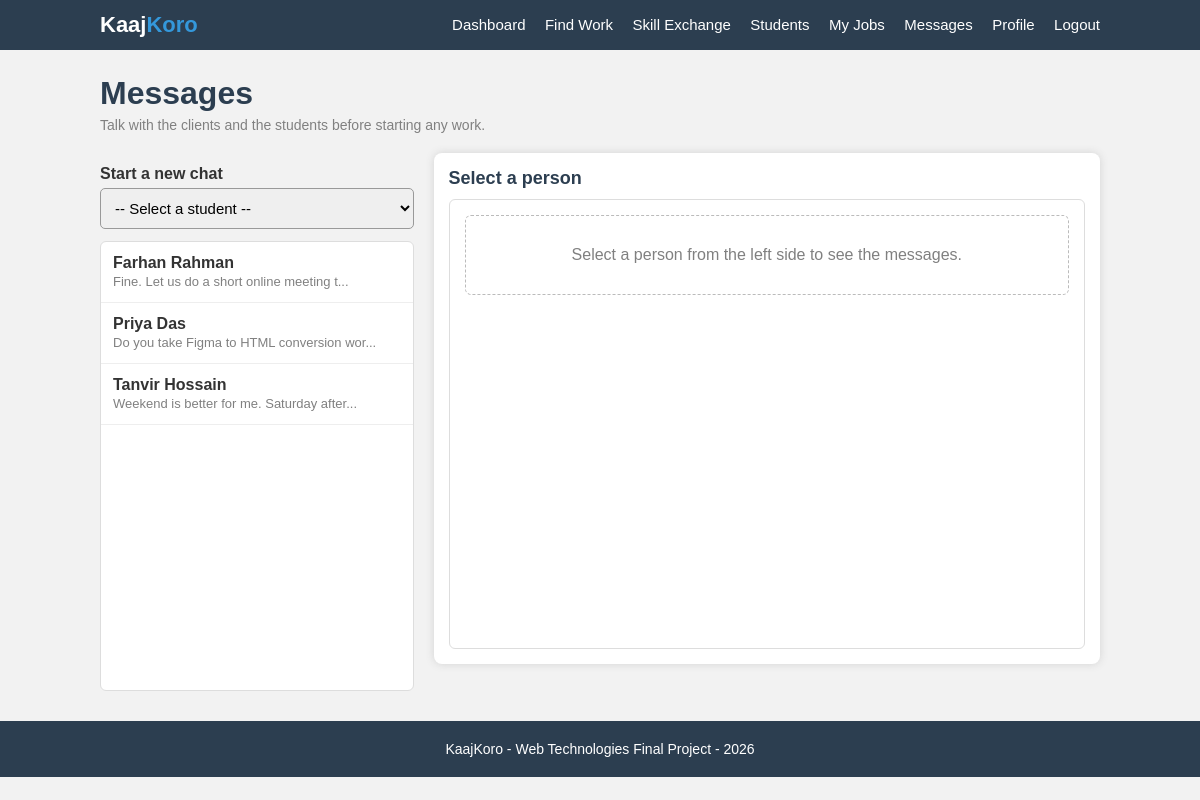
Screenshot of /messages.php (signed in) with the database file from the repository.
### tables this page shows
CREATE TABLE users (
    user_id     INT AUTO_INCREMENT PRIMARY KEY,
    name        VARCHAR(100) NOT NULL,
    email       VARCHAR(100) NOT NULL UNIQUE,
    password    VARCHAR(255) NOT NULL,
    phone       VARCHAR(20)  NOT NULL,
    university  VARCHAR(100) NOT NULL,
    city        VARCHAR(50)  NOT NULL,
    bio         TEXT,
    education   VARCHAR(200),
    experience  TEXT,
    portfolio   VARCHAR(150),
    status      VARCHAR(20)  DEFAULT 'active',
    joined      DATE
);

CREATE TABLE messages (
    message_id  INT AUTO_INCREMENT PRIMARY KEY,
    from_id     INT NOT NULL,
    to_id       INT NOT NULL,
    text        TEXT NOT NULL,
    sent_at     DATETIME,
    FOREIGN KEY (from_id) REFERENCES users(user_id) ON DELETE CASCADE,
    FOREIGN KEY (to_id)   REFERENCES users(user_id) ON DELETE CASCADE
);

### functions.php (called while the page is built, shortened)
<?php
function getUser($conn, $user_id) {
    $stmt = $conn->prepare("SELECT * FROM users WHERE user_id = ?");
    $stmt->bind_param("i", $user_id);
    $stmt->execute();
    $result = $stmt->get_result();
    $user = $result->fetch_assoc();
    return $user;
}
?>

### check_login.php (called while the page is built, shortened)
<?php
$me = getUser($conn, $_SESSION["user_id"]);
?>

### messages.php (the view, shortened to what this page needs)
<?php
require_once "config.php";
require_once "functions.php";
require_once "check_login.php";
$my_id = $me["user_id"];
$chat_with = isset($_GET["to"]) ? intval($_GET["to"]) : 0;
$stmt = $conn->prepare("SELECT DISTINCT u.user_id, u.name, u.university
                        FROM users u
                        JOIN messages m ON (u.user_id = m.from_id OR u.user_id = m.to_id)
                        WHERE (m.from_id = ? OR m.to_id = ?) AND u.user_id != ?
                        ORDER BY u.name");
$stmt->bind_param("iii", $my_id, $my_id, $my_id);
$stmt->execute();
$people = $stmt->get_result();
$people_list = array();
while ($row = $people->fetch_assoc()) {
    $people_list[] = $row;
}
include "header.php";
?>
    <div class="page">
        <h1>Messages</h1>
        <p class="page-info">Talk with the clients and the students before starting any work.</p>
        <div class="row">
            <div style="width:32%">
                <label for="newPerson">Start a new chat</label>
                <select id="newPerson" onchange="if (this.value != '') { window.location.href = 'messages.php?to=' + this.value; }">
                    <option value="">-- Select a student --</option>
                </select>
                <div class="chat-list" style="margin-top:12px">
                    <?php
                    foreach ($people_list as $person) {
                        $stmt = $conn->prepare("SELECT text FROM messages
                                                WHERE (from_id = ? AND to_id = ?) OR (from_id = ? AND to_id = ?)
                                                ORDER BY message_id DESC LIMIT 1");
                        $stmt->bind_param("iiii", $my_id, $person["user_id"], $person["user_id"], $my_id);
                        $stmt->execute();
                        $last = $stmt->get_result()->fetch_assoc();
                        $last_text = "No message yet";
                        if ($last != null) {
                            $last_text = $last["text"];
                            if (strlen($last_text) > 40) {
                                $last_text = substr($last_text, 0, 40) . "...";
                            }
                        }
                        $active_class = "";
                        ?>
                        <div class="chat-person <?php echo $active_class; ?>"
                             onclick="window.location.href='messages.php?to=<?php echo $person["user_id"]; ?>'">
                            <b><?php echo htmlspecialchars($person["name"]); ?></b><br>
                            <span class="gray-text"><?php echo htmlspecialchars($last_text); ?></span>
                        </div>
                        <?php
                    }
                    ?>
                </div>
            </div>
            <div style="width:68%">
                <div class="box" style="padding:15px">
                    <?php if ($chat_with == 0) { ?>
                        <h3>Select a person</h3>
                        <div class="chat-box" style="margin-top:10px">
                            <div class="empty">Select a person from the left side to see the messages.</div>
                        </div>
                    <?php } ?>
                </div>
            </div>
        </div>
    </div>
<?php include "footer.php"; ?>

### style.css (style rules this page uses)
* { margin:0; padding:0; box-sizing:border-box; font-family:Arial, Helvetica, sans-serif; }
body { background:#f2f2f2; color:#333; }
.page { width:1000px; margin:25px auto; }
h1 { color:#2c3e50; margin-bottom:5px; }
h3 { color:#2c3e50; font-size:18px; }
.page-info { color:gray; font-size:14px; margin-bottom:20px; }
.box { background:white; padding:20px; border-radius:8px; box-shadow:0 0 8px lightgray; margin-bottom:20px; }
.row { display:flex; gap:20px; }
label { display:block; font-weight:bold; margin-top:12px; margin-bottom:5px; }
input[type="text"], input[type="email"], input[type="password"], input[type="number"], input[type="tel"], input[type="date"], input[type="time"], input[type="search"], select, textarea { width:100%; padding:10px; border:1px solid #999; border-radius:5px; font-size:15px; outline:none; }
.gray-text { color:gray; font-size:13px; }
.empty { background:white; border:1px dashed #bbb; border-radius:6px; padding:30px; text-align:center; color:gray; }
.chat-list { background:white; border:1px solid #ddd; border-radius:6px; height:450px; overflow:auto; }
.chat-person { padding:12px; border-bottom:1px solid #eee; cursor:pointer; }
.chat-box { background:white; border:1px solid #ddd; border-radius:6px; height:450px; padding:15px; overflow:auto; }

### rows the page displays
users: name "Farhan Rahman", messages.text "Fine. Let us do a short online meeting t..."
users: name "Priya Das", messages.text "Do you take Figma to HTML conversion wor..."
users: name "Tanvir Hossain", messages.text "Weekend is better for me. Saturday after..."
